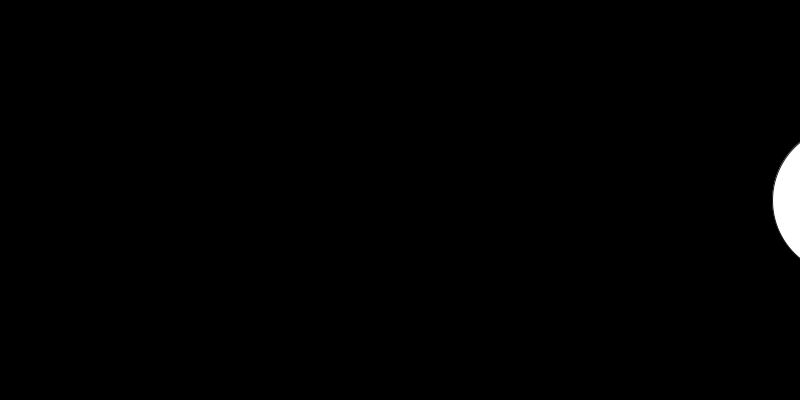
Frame 1 (no input)
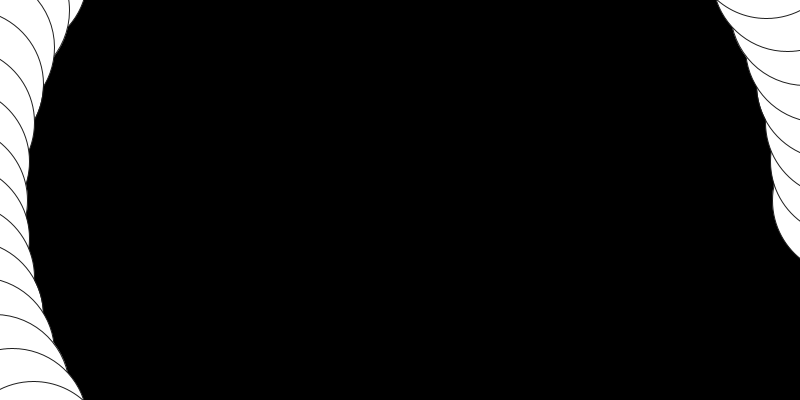
Frame 60 (the mouse pressed at the canvas centre just before this capture)
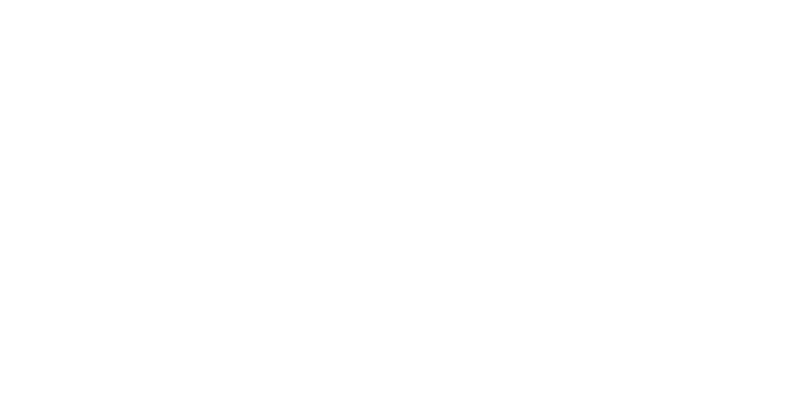
Frame 120 (the mouse held since frame 60 and released just before this capture)

The Processing sketch that drew these frames (run headless with seeded random() and noise(); from frame 60 on, the mouse is pressed at the canvas centre):

// Processing sketch: processing_10221
// ── processing_10221.pde

/*
EJERCICIO 4 
SESION 3
CONDICIONALES Y VARIABLES

 Título: condicionales y variables
 Nombre: Aixa Martinez

 //
*/
 
//DECLARACIÓN DE VARIABLES
float cy, cx;
float angle;

//SETUP 
void setup (){
 
size (800, 400);
background (0);
fill (255);
frameRate (30);
 
}
//DRAW CREA
void draw(){
   
  float radius = sqrt (sq (mouseX-width/2) + sq (mouseY-height/2));
  translate (width/2, height/2);
  smooth();
   
  cx = cos (radians(angle));
  cy = sin (radians (angle));

//ELIPSES   
  stroke(30);   
  ellipse (radius*cx, radius*cy, 150, 150);
  angle -= 5;
  
//CONDICIONAL MOVIMIENTO ROTATIVO
  if (angle <= -360){
    angle=0;
    
//COLORES ALEATORIOS DE LAS ELIPSES     
    fill (random(250), random(250), random (250));
     }
   
//CONDICIONAL QUE CAMBIA BACKGROUND A BLANCO, BORRA TODO     
    if (mousePressed){     
      background (255);       
    }


     
}
